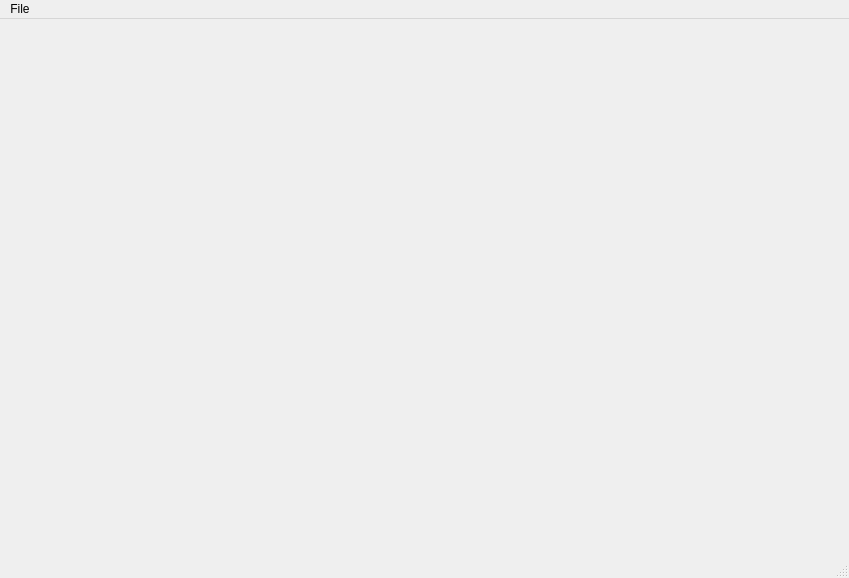
<?xml version="1.0" encoding="UTF-8"?>
<ui version="4.0">
 <class>MainWindow</class>
 <widget class="QMainWindow" name="MainWindow">
  <property name="geometry">
   <rect>
    <x>0</x>
    <y>0</y>
    <width>849</width>
    <height>578</height>
   </rect>
  </property>
  <property name="windowTitle">
   <string>MainWindow</string>
  </property>
  <widget class="QWidget" name="centralwidget"/>
  <widget class="QMenuBar" name="menubar">
   <property name="geometry">
    <rect>
     <x>0</x>
     <y>0</y>
     <width>849</width>
     <height>22</height>
    </rect>
   </property>
   <widget class="QMenu" name="menuFile">
    <property name="title">
     <string>File</string>
    </property>
    <addaction name="actionMyMenuAction"/>
   </widget>
   <addaction name="menuFile"/>
  </widget>
  <widget class="QStatusBar" name="statusbar"/>
  <action name="actionMyMenuAction">
   <property name="text">
    <string>MyMenuAction</string>
   </property>
  </action>
 </widget>
 <resources/>
 <connections/>
</ui>
